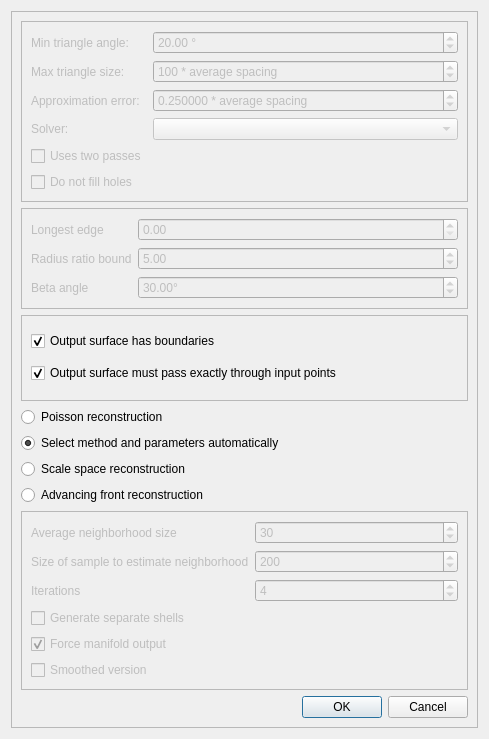
<?xml version="1.0" encoding="UTF-8"?>
<ui version="4.0">
 <class>SurfaceReconstructionDialog</class>
 <widget class="QDialog" name="SurfaceReconstructionDialog">
  <property name="geometry">
   <rect>
    <x>0</x>
    <y>0</y>
    <width>489</width>
    <height>739</height>
   </rect>
  </property>
  <property name="windowTitle">
   <string>Surface Reconstruction</string>
  </property>
  <layout class="QGridLayout" name="gridLayout_2">
   <item row="0" column="0">
    <widget class="QScrollArea" name="scrollArea">
     <property name="widgetResizable">
      <bool>true</bool>
     </property>
     <widget class="QWidget" name="scrollAreaWidgetContents">
      <property name="geometry">
       <rect>
        <x>0</x>
        <y>0</y>
        <width>469</width>
        <height>719</height>
       </rect>
      </property>
      <layout class="QVBoxLayout" name="verticalLayout_3">
       <item>
        <layout class="QVBoxLayout" name="verticalLayout_2">
         <item>
          <widget class="QFrame" name="framePoisson">
           <property name="enabled">
            <bool>false</bool>
           </property>
           <property name="frameShape">
            <enum>QFrame::StyledPanel</enum>
           </property>
           <property name="frameShadow">
            <enum>QFrame::Raised</enum>
           </property>
           <layout class="QFormLayout" name="formLayout_3">
            <item row="0" column="0">
             <widget class="QLabel" name="label_5">
              <property name="text">
               <string>Min triangle angle:</string>
              </property>
             </widget>
            </item>
            <item row="0" column="1">
             <widget class="QDoubleSpinBox" name="m_inputAngle">
              <property name="suffix">
               <string> °</string>
              </property>
              <property name="minimum">
               <double>1.000000000000000</double>
              </property>
              <property name="maximum">
               <double>30.000000000000000</double>
              </property>
              <property name="value">
               <double>20.000000000000000</double>
              </property>
             </widget>
            </item>
            <item row="1" column="0">
             <widget class="QLabel" name="label_7">
              <property name="text">
               <string>Max triangle size:</string>
              </property>
             </widget>
            </item>
            <item row="1" column="1">
             <widget class="QDoubleSpinBox" name="m_inputRadius">
              <property name="suffix">
               <string> * average spacing</string>
              </property>
              <property name="decimals">
               <number>0</number>
              </property>
              <property name="minimum">
               <double>1.000000000000000</double>
              </property>
              <property name="maximum">
               <double>1000.000000000000000</double>
              </property>
              <property name="singleStep">
               <double>1.000000000000000</double>
              </property>
              <property name="value">
               <double>100.000000000000000</double>
              </property>
             </widget>
            </item>
            <item row="2" column="0">
             <widget class="QLabel" name="label_6">
              <property name="text">
               <string>Approximation error:</string>
              </property>
             </widget>
            </item>
            <item row="2" column="1">
             <widget class="QDoubleSpinBox" name="m_inputDistance">
              <property name="suffix">
               <string> * average spacing</string>
              </property>
              <property name="decimals">
               <number>6</number>
              </property>
              <property name="minimum">
               <double>0.010000000000000</double>
              </property>
              <property name="maximum">
               <double>100.000000000000000</double>
              </property>
              <property name="singleStep">
               <double>0.010000000000000</double>
              </property>
              <property name="value">
               <double>0.250000000000000</double>
              </property>
             </widget>
            </item>
            <item row="3" column="0">
             <widget class="QLabel" name="label_8">
              <property name="text">
               <string>Solver:</string>
              </property>
             </widget>
            </item>
            <item row="3" column="1">
             <widget class="QComboBox" name="m_inputSolver">
              <property name="toolTip">
               <string extracomment="Name of the sparse solver"/>
              </property>
             </widget>
            </item>
            <item row="4" column="0">
             <widget class="QCheckBox" name="m_inputTwoPasses">
              <property name="text">
               <string>Uses two passes</string>
              </property>
             </widget>
            </item>
            <item row="5" column="0">
             <widget class="QCheckBox" name="m_doNotFillHoles">
              <property name="text">
               <string>Do not fill holes</string>
              </property>
             </widget>
            </item>
           </layout>
          </widget>
         </item>
         <item>
          <widget class="QFrame" name="frameAdvancing">
           <property name="enabled">
            <bool>false</bool>
           </property>
           <property name="frameShape">
            <enum>QFrame::StyledPanel</enum>
           </property>
           <property name="frameShadow">
            <enum>QFrame::Raised</enum>
           </property>
           <layout class="QFormLayout" name="formLayout">
            <item row="0" column="0">
             <widget class="QLabel" name="label">
              <property name="text">
               <string>Longest edge</string>
              </property>
             </widget>
            </item>
            <item row="0" column="1">
             <widget class="QDoubleSpinBox" name="m_longestEdge">
              <property name="maximum">
               <double>999999999.000000000000000</double>
              </property>
             </widget>
            </item>
            <item row="1" column="0">
             <widget class="QLabel" name="label_9">
              <property name="text">
               <string>Radius ratio bound</string>
              </property>
             </widget>
            </item>
            <item row="2" column="0">
             <widget class="QLabel" name="label_10">
              <property name="text">
               <string>Beta angle</string>
              </property>
             </widget>
            </item>
            <item row="1" column="1">
             <widget class="QDoubleSpinBox" name="m_radiusRatioBound">
              <property name="minimum">
               <double>0.010000000000000</double>
              </property>
              <property name="maximum">
               <double>1000.000000000000000</double>
              </property>
              <property name="value">
               <double>5.000000000000000</double>
              </property>
             </widget>
            </item>
            <item row="2" column="1">
             <widget class="QDoubleSpinBox" name="m_betaAngle">
              <property name="suffix">
               <string>°</string>
              </property>
              <property name="maximum">
               <double>150.000000000000000</double>
              </property>
              <property name="value">
               <double>30.000000000000000</double>
              </property>
             </widget>
            </item>
           </layout>
          </widget>
         </item>
         <item>
          <widget class="QFrame" name="frameAuto">
           <property name="frameShape">
            <enum>QFrame::StyledPanel</enum>
           </property>
           <property name="frameShadow">
            <enum>QFrame::Raised</enum>
           </property>
           <layout class="QVBoxLayout" name="verticalLayout">
            <item>
             <widget class="QCheckBox" name="m_boundaries">
              <property name="text">
               <string>Output surface has boundaries</string>
              </property>
              <property name="checked">
               <bool>true</bool>
              </property>
             </widget>
            </item>
            <item>
             <widget class="QCheckBox" name="m_interpolate">
              <property name="text">
               <string>Output surface must pass exactly through input points</string>
              </property>
              <property name="checked">
               <bool>true</bool>
              </property>
             </widget>
            </item>
           </layout>
          </widget>
         </item>
         <item>
          <widget class="QRadioButton" name="buttonPoisson">
           <property name="text">
            <string>Poisson reconstruction</string>
           </property>
          </widget>
         </item>
         <item>
          <widget class="QRadioButton" name="buttonAuto">
           <property name="text">
            <string>Select method and parameters automatically</string>
           </property>
           <property name="checked">
            <bool>true</bool>
           </property>
          </widget>
         </item>
         <item>
          <widget class="QRadioButton" name="buttonScaleSpace">
           <property name="text">
            <string>Scale space reconstruction</string>
           </property>
          </widget>
         </item>
         <item>
          <widget class="QRadioButton" name="buttonAdvancing">
           <property name="text">
            <string>Advancing front reconstruction</string>
           </property>
          </widget>
         </item>
         <item>
          <widget class="QFrame" name="frameScaleSpace">
           <property name="enabled">
            <bool>false</bool>
           </property>
           <property name="frameShape">
            <enum>QFrame::StyledPanel</enum>
           </property>
           <property name="frameShadow">
            <enum>QFrame::Raised</enum>
           </property>
           <layout class="QFormLayout" name="formLayout_2">
            <item row="0" column="0">
             <widget class="QLabel" name="label_2">
              <property name="text">
               <string>Average neighborhood size</string>
              </property>
             </widget>
            </item>
            <item row="0" column="1">
             <widget class="QSpinBox" name="m_neighbors">
              <property name="minimum">
               <number>0</number>
              </property>
              <property name="maximum">
               <number>100000</number>
              </property>
              <property name="value">
               <number>30</number>
              </property>
             </widget>
            </item>
            <item row="1" column="0">
             <widget class="QLabel" name="label_4">
              <property name="text">
               <string>Size of sample to estimate neighborhood</string>
              </property>
             </widget>
            </item>
            <item row="1" column="1">
             <widget class="QSpinBox" name="m_samples">
              <property name="maximum">
               <number>1000000</number>
              </property>
              <property name="value">
               <number>200</number>
              </property>
             </widget>
            </item>
            <item row="2" column="0">
             <widget class="QLabel" name="label_3">
              <property name="text">
               <string>Iterations</string>
              </property>
             </widget>
            </item>
            <item row="2" column="1">
             <widget class="QSpinBox" name="m_iterations">
              <property name="minimum">
               <number>1</number>
              </property>
              <property name="maximum">
               <number>1000000</number>
              </property>
              <property name="value">
               <number>4</number>
              </property>
             </widget>
            </item>
            <item row="3" column="0">
             <widget class="QCheckBox" name="m_genShells">
              <property name="text">
               <string>Generate separate shells</string>
              </property>
              <property name="checked">
               <bool>false</bool>
              </property>
             </widget>
            </item>
            <item row="4" column="0">
             <widget class="QCheckBox" name="m_forceManifold">
              <property name="text">
               <string>Force manifold output</string>
              </property>
              <property name="checked">
               <bool>true</bool>
              </property>
             </widget>
            </item>
            <item row="5" column="0">
             <widget class="QCheckBox" name="m_genSmooth">
              <property name="text">
               <string>Smoothed version</string>
              </property>
              <property name="checked">
               <bool>false</bool>
              </property>
             </widget>
            </item>
           </layout>
          </widget>
         </item>
         <item>
          <widget class="QDialogButtonBox" name="buttonBox">
           <property name="standardButtons">
            <set>QDialogButtonBox::Cancel|QDialogButtonBox::Ok</set>
           </property>
          </widget>
         </item>
        </layout>
       </item>
      </layout>
     </widget>
    </widget>
   </item>
  </layout>
 </widget>
 <resources/>
 <connections>
  <connection>
   <sender>buttonBox</sender>
   <signal>accepted()</signal>
   <receiver>SurfaceReconstructionDialog</receiver>
   <slot>accept()</slot>
   <hints>
    <hint type="sourcelabel">
     <x>198</x>
     <y>640</y>
    </hint>
    <hint type="destinationlabel">
     <x>198</x>
     <y>331</y>
    </hint>
   </hints>
  </connection>
  <connection>
   <sender>buttonBox</sender>
   <signal>rejected()</signal>
   <receiver>SurfaceReconstructionDialog</receiver>
   <slot>reject()</slot>
   <hints>
    <hint type="sourcelabel">
     <x>198</x>
     <y>640</y>
    </hint>
    <hint type="destinationlabel">
     <x>198</x>
     <y>331</y>
    </hint>
   </hints>
  </connection>
  <connection>
   <sender>buttonAdvancing</sender>
   <signal>toggled(bool)</signal>
   <receiver>frameAdvancing</receiver>
   <slot>setEnabled(bool)</slot>
   <hints>
    <hint type="sourcelabel">
     <x>198</x>
     <y>116</y>
    </hint>
    <hint type="destinationlabel">
     <x>198</x>
     <y>155</y>
    </hint>
   </hints>
  </connection>
  <connection>
   <sender>buttonAuto</sender>
   <signal>toggled(bool)</signal>
   <receiver>frameAuto</receiver>
   <slot>setEnabled(bool)</slot>
   <hints>
    <hint type="sourcelabel">
     <x>198</x>
     <y>18</y>
    </hint>
    <hint type="destinationlabel">
     <x>198</x>
     <y>67</y>
    </hint>
   </hints>
  </connection>
  <connection>
   <sender>buttonPoisson</sender>
   <signal>toggled(bool)</signal>
   <receiver>framePoisson</receiver>
   <slot>setEnabled(bool)</slot>
   <hints>
    <hint type="sourcelabel">
     <x>198</x>
     <y>414</y>
    </hint>
    <hint type="destinationlabel">
     <x>198</x>
     <y>525</y>
    </hint>
   </hints>
  </connection>
  <connection>
   <sender>buttonScaleSpace</sender>
   <signal>toggled(bool)</signal>
   <receiver>frameScaleSpace</receiver>
   <slot>setEnabled(bool)</slot>
   <hints>
    <hint type="sourcelabel">
     <x>198</x>
     <y>194</y>
    </hint>
    <hint type="destinationlabel">
     <x>198</x>
     <y>304</y>
    </hint>
   </hints>
  </connection>
 </connections>
</ui>
